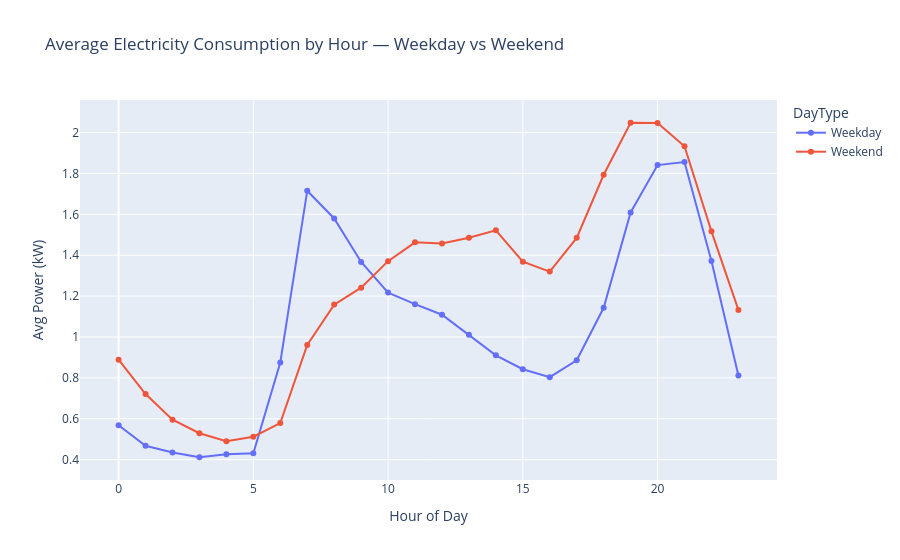

The cell this chart's notebook holds for it:
### Code cell
df['Hour'] = df.index.hour
df['DayType'] = df.index.dayofweek.map(
    lambda x: 'Weekend' if x >= 5 else 'Weekday'
)

hourly_split = df.groupby(['DayType', 'Hour'])['Global_active_power'].mean().reset_index()

fig = px.line(
    hourly_split,
    x='Hour',
    y='Global_active_power',
    color='DayType',
    title='Average Electricity Consumption by Hour — Weekday vs Weekend',
    labels={'Hour': 'Hour of Day', 'Global_active_power': 'Avg Power (kW)'},
    markers=True
)
fig.show()

### Figure 1 — Plotly figure (JSON) as saved in the notebook; plotly's stock layout.template omitted (floating-point values rounded to 4 significant figures)
{"data": [{"hovertemplate": "DayType=Weekday<br>Hour of Day=%{x}<br>Avg Power (kW)=%{y}<extra></extra>", "legendgroup": "Weekday", "line": {"color": "#636efa", "dash": "solid"}, "marker": {"symbol": "circle"}, "mode": "lines+markers", "name": "Weekday", "orientation": "v", "showlegend": true, "type": "scatter", "x": [0, 1, 2, 3, 4, 5, 6, 7, 8, 9, 10, 11, 12, 13, 14, 15, 16, 17, 18, 19, 20, 21, 22, 23], "xaxis": "x", "y": [0.5686, 0.4678, 0.4353, 0.4116, 0.4257, 0.4306, 0.8752, 1.715, 1.58, 1.367, 1.217, 1.16, 1.109, 1.011, 0.9101, 0.8421, 0.8032, 0.8862, 1.143, 1.609, 1.841, 1.856, 1.371, 0.8112], "yaxis": "y"}, {"hovertemplate": "DayType=Weekend<br>Hour of Day=%{x}<br>Avg Power (kW)=%{y}<extra></extra>", "legendgroup": "Weekend", "line": {"color": "#EF553B", "dash": "solid"}, "marker": {"symbol": "circle"}, "mode": "lines+markers", "name": "Weekend", "orientation": "v", "showlegend": true, "type": "scatter", "x": [0, 1, 2, 3, 4, 5, 6, 7, 8, 9, 10, 11, 12, 13, 14, 15, 16, 17, 18, 19, 20, 21, 22, 23], "xaxis": "x", "y": [0.8892, 0.7206, 0.5956, 0.5291, 0.49, 0.5123, 0.5788, 0.9608, 1.158, 1.241, 1.371, 1.463, 1.457, 1.485, 1.522, 1.368, 1.32, 1.485, 1.793, 2.048, 2.047, 1.933, 1.517, 1.132], "yaxis": "y"}], "layout": {"legend": {"title": {"text": "DayType"}, "tracegroupgap": 0}, "title": {"text": "Average Electricity Consumption by Hour — Weekday vs Weekend"}, "xaxis": {"anchor": "y", "domain": [0, 1], "title": {"text": "Hour of Day"}}, "yaxis": {"anchor": "x", "domain": [0, 1], "title": {"text": "Avg Power (kW)"}}}}
